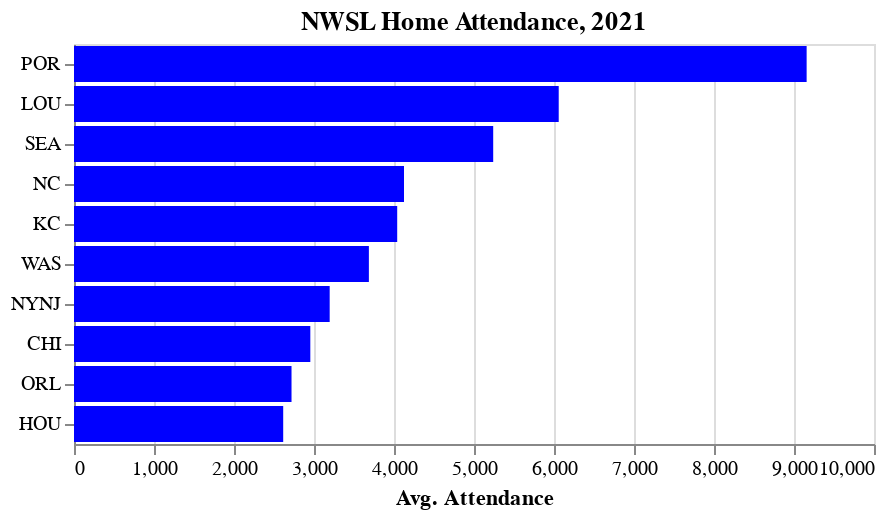

Notebook code cell kept with this figure:
### Code cell
alt.Chart(df).mark_bar().encode(
    alt.Y('Abbr',
        sort = '-x',
        axis = alt.Axis(title = "")
        ),
    alt.X('Attendance',
        axis = alt.Axis(title = "Avg. Attendance")
        ),
    color = alt.value('blue')
).properties(
    title = "NWSL Home Attendance, 2021"
)

### Figure 1 — Vega-Lite specification as saved in the notebook (floating-point values rounded to 4 significant figures)
{"config": {"view": {"continuousWidth": 400, "continuousHeight": 300}}, "data": {"name": "data-e14da5a1ad975e018b04c49e3c5d8348"}, "mark": "bar", "encoding": {"color": {"value": "blue"}, "x": {"type": "quantitative", "axis": {"title": "Avg. Attendance"}, "field": "Attendance"}, "y": {"type": "nominal", "axis": {"title": ""}, "field": "Abbr", "sort": "-x"}}, "title": "NWSL Home Attendance, 2021", "$schema": "https://vega.github.io/schema/vega-lite/v4.8.1.json", "datasets": {"data-e14da5a1ad975e018b04c49e3c5d8348": [{"Rk": 1, "Squad": "Thorns", "Abbr": "POR", "MP": 24, "W": 13, "D": 5, "L": 6, "GF": 33, "GA": 17, "GD": 16, "Pts": 44, "Attendance": 9158, "Top Team Scorer": "Sophia Smith - 7", "Goalkeeper": "Bella Bixby", "Notes": "→ Semi-finals", "goals_scored_per_match": 1.375, "goals_allowed_per_match": 0.7083, "mean": 1.158}, {"Rk": 2, "Squad": "Reign", "Abbr": "SEA", "MP": 24, "W": 13, "D": 3, "L": 8, "GF": 37, "GA": 24, "GD": 13, "Pts": 42, "Attendance": 5240, "Top Team Scorer": "Bethany Balcer - 9", "Goalkeeper": "Sarah Bouhaddi", "Notes": "→ Semi-finals", "goals_scored_per_match": 1.542, "goals_allowed_per_match": 1.0, "mean": 1.158}, {"Rk": 3, "Squad": "Spirit", "Abbr": "WAS", "MP": 24, "W": 11, "D": 6, "L": 7, "GF": 29, "GA": 26, "GD": 3, "Pts": 39, "Attendance": 3686, "Top Team Scorer": "Ashley Hatch - 10", "Goalkeeper": "Aubrey Kingsbury", "Notes": "→ First round", "goals_scored_per_match": 1.208, "goals_allowed_per_match": 1.083, "mean": 1.158}, {"Rk": 4, "Squad": "Red Stars", "Abbr": "CHI", "MP": 24, "W": 11, "D": 5, "L": 8, "GF": 28, "GA": 28, "GD": 0, "Pts": 38, "Attendance": 2954, "Top Team Scorer": "Kealia Watt - 5", "Goalkeeper": "Cassie Miller", "Notes": "→ First round", "goals_scored_per_match": 1.167, "goals_allowed_per_match": 1.167, "mean": 1.158}, {"Rk": 5, "Squad": "Gotham FC", "Abbr": "NYNJ", "MP": 24, "W": 8, "D": 11, "L": 5, "GF": 29, "GA": 21, "GD": 8, "Pts": 35, "Attendance": 3196, "Top Team Scorer": "Margaret Purce - 9", "Goalkeeper": "Kailen Sheridan", "Notes": "→ First round", "goals_scored_per_match": 1.208, "goals_allowed_per_match": 0.875, "mean": 1.158}, {"Rk": 6, "Squad": "Courage", "Abbr": "NC", "MP": 24, "W": 9, "D": 6, "L": 9, "GF": 28, "GA": 23, "GD": 5, "Pts": 33, "Attendance": 4125, "Top Team Scorer": "Lynn Williams - 7", "Goalkeeper": "Casey Murphy", "Notes": "→ First round", "goals_scored_per_match": 1.167, "goals_allowed_per_match": 0.9583, "mean": 1.158}, {"Rk": 7, "Squad": "Dash", "Abbr": "HOU", "MP": 24, "W": 9, "D": 5, "L": 10, "GF": 31, "GA": 31, "GD": 0, "Pts": 32, "Attendance": 2615, "Top Team Scorer": "Rachel Daly - 9", "Goalkeeper": "Jane Campbell", "Notes": null, "goals_scored_per_match": 1.292, "goals_allowed_per_match": 1.292, "mean": 1.158}, {"Rk": 8, "Squad": "Pride", "Abbr": "ORL", "MP": 24, "W": 7, "D": 7, "L": 10, "GF": 27, "GA": 32, "GD": -5, "Pts": 28, "Attendance": 2719, "Top Team Scorer": "Sydney Leroux - 8", "Goalkeeper": "Ashlyn Harris", "Notes": null, "goals_scored_per_match": 1.125, "goals_allowed_per_match": 1.333, "mean": 1.158}, {"Rk": 9, "Squad": "Louisville", "Abbr": "LOU", "MP": 24, "W": 5, "D": 7, "L": 12, "GF": 21, "GA": 40, "GD": -19, "Pts": 22, "Attendance": 6059, "Top Team Scorer": "Ebony Salmon - 6", "Goalkeeper": "Michelle Betos", "Notes": null, "goals_scored_per_match": 0.875, "goals_allowed_per_match": 1.667, "mean": 1.158}, {"Rk": 10, "Squad": "Kansas City", "Abbr": "KC", "MP": 24, "W": 3, "D": 7, "L": 14, "GF": 15, "GA": 36, "GD": -21, "Pts": 16, "Attendance": 4040, "Top Team Scorer": "Darian Jenkins - 3", "Goalkeeper": "Adrianna Franch", "Notes": null, "goals_scored_per_match": 0.625, "goals_allowed_per_match": 1.5, "mean": 1.158}]}}
